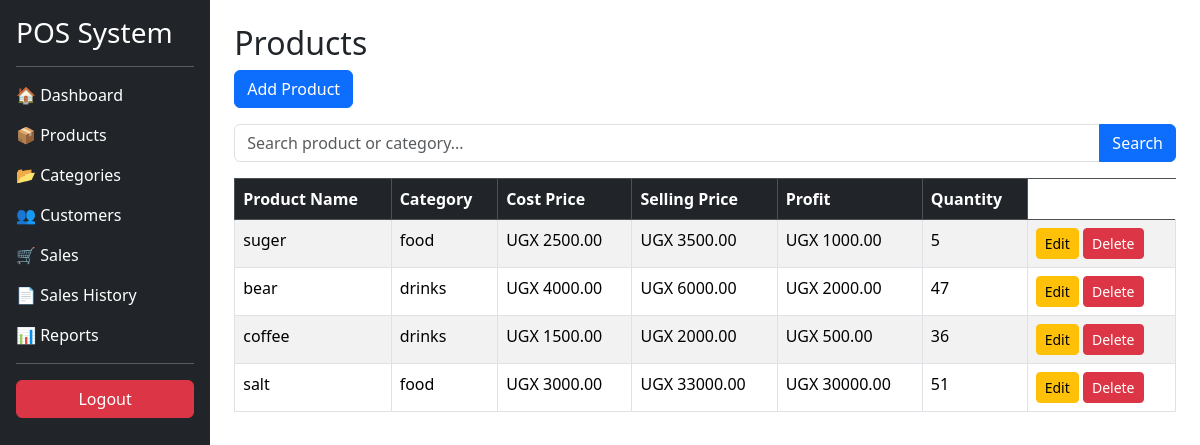
Screenshot of /products/ with the database file from the repository.
### products/models.py (models this page shows, shortened)
class Product(models.Model):
    product_name = models.CharField(max_length=100)
    category = models.ForeignKey(
        Category,
        on_delete=models.CASCADE
    )
    price = models.DecimalField(
        max_digits=10,
        decimal_places=2
    )
    cost_price = models.DecimalField(
    max_digits=10,
    decimal_places=2,
    default=0
    )
    quantity = models.IntegerField()
    created_at = models.DateTimeField(
        auto_now_add=True
    )

class Category(models.Model):
    name = models.CharField(max_length=100)

### products/views.py (the view)
def product_list(request):
    search = request.GET.get(
        "search",
        ""
    )
    products = Product.objects.all()
    if search:
        products = Product.objects.filter(
            Q(product_name__icontains=search) |
            Q(category__name__icontains=search)
        )
    for product in products:
        if product.cost_price is not None:
            product.profit = (
                product.price -
                product.cost_price
            )
        else:
            product.profit = 0
    return render(
        request,
        "product_list.html",
        {
            "products": products,
            "search": search
        }
    )

### templates/product_list.html
{% extends "base.html" %}
{% block content %}
<h2>Products</h2>
<a href="{% url 'add_product' %}" class="btn btn-primary mb-3">
    Add Product
</a>
<form method="GET" class="mb-3">
    <div class="input-group">
        <input
            type="text"
            name="search"
            value="{{ search }}"
            class="form-control"
            placeholder="Search product or category...">
        <button class="btn btn-primary">
            Search
        </button>
    </div>
</form>
<table class="table table-bordered table-striped">
    <thead class="table-dark">
        <tr>
            <th>Product Name</th>
            <th>Category</th>
            <th>Cost Price</th>
            <th>Selling Price</th>
            <th>Profit</th>
            <th>Quantity</th>
        </tr>
    </thead>
   <tbody>
{% for product in products %}
<tr>
    <td>{{ product.product_name }}</td>
    <td>{{ product.category.name }}</td>
    <td>
        UGX {{ product.cost_price }}
    </td>
    <td>
        UGX {{ product.price }}
    </td>
    <td>
        UGX {{ product.profit }}
    </td>
    <td>
        {{ product.quantity }}
    </td>
    <td>
        <a href="{% url 'edit_product' product.id %}"
           class="btn btn-warning btn-sm">
            Edit
        </a>
        <a href="{% url 'delete_product' product.id %}"
           class="btn btn-danger btn-sm"
           onclick="return confirm('Delete this product?')">
            Delete
        </a>
    </td>
</tr>
{% endfor %}
</tbody>
</table>
{% endblock %}

### templates/base.html (shortened to what this page needs)
<!DOCTYPE html>
<html lang="en">
<head>
    <link href="https://cdn.jsdelivr.net/npm/bootstrap@5.3.3/dist/css/bootstrap.min.css" rel="stylesheet">
     {% load static %}
     <link rel="stylesheet" href="{% static 'css/login.css' %}">
</head>
<body>
<div class="d-flex">
    <div class="bg-dark text-white p-3 vh-100" style="width:250px;">
        <h3>POS System</h3>
        <hr>
        <a href="{% url 'dashboard' %}" class="text-white d-block mb-3 text-decoration-none">
            🏠 Dashboard
        </a>
        <a href="{% url 'product_list' %}" class="text-white d-block mb-3 text-decoration-none">
            📦 Products
        </a>
       <a href="{% url 'category_list' %}"
         class="text-white d-block mb-3 text-decoration-none">
         📂 Categories
        </a>
        <a href="{% url 'customer_list' %}"
          class="text-white d-block mb-3 text-decoration-none">
             👥 Customers
        </a>
       <a href="{% url 'sales_page' %}" class="text-white d-block mb-3 text-decoration-none">
             🛒 Sales
        </a>
        <a href="{% url 'sales_history' %}"
            class="text-white d-block mb-3 text-decoration-none">
            📄 Sales History
        </a>
       <a href="{% url 'reports' %}"
         class="text-white d-block mb-3 text-decoration-none">
        📊 Reports
        </a>
        <hr>
        <a href="{% url 'login' %}" class="btn btn-danger w-100">
            Logout
        </a>
    </div>
    <div class="container-fluid p-4">
        {% block content %}
        {% endblock %}
    </div>
</div>
</body>
</html>

### rows the page displays
Product: product_name "suger", category.name "food", cost_price "2500.00", price "3500.00", profit "1000.00", quantity "5"
Product: product_name "bear", category.name "drinks", cost_price "4000.00", price "6000.00", profit "2000.00", quantity "47"
Product: product_name "coffee", category.name "drinks", cost_price "1500.00", price "2000.00", profit "500.00", quantity "36"
Product: product_name "salt", category.name "food", cost_price "3000.00", price "33000.00", profit "30000.00", quantity "51"
